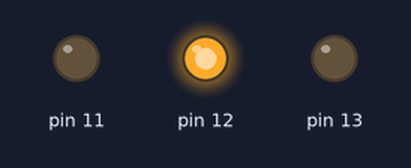
Simulated run of this sketch. Board: Arduino Uno, built with avr-gcc and run on an emulated ATmega328P. Shown: output pins drawn as LEDs (lit = HIGH).

Above: at 0.5 s.
At 2.5 s:
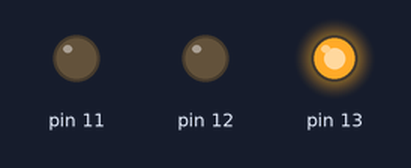
At 3.5 s:
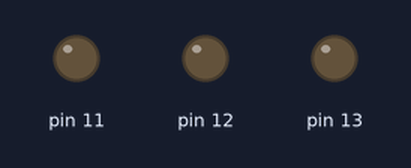
Timing chart, 0 to 5.2 s (numbered marks = the images above):
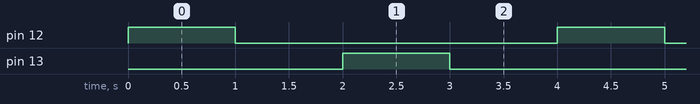

Measured:
- by itself, pin 12, pin 13: alternates HIGH for 1.0 s and LOW for 3.0 s
- by itself, everything shown: repeats every 4.0 s, in 4 steps

The sketch:

SIK_HBridge_Custom_Functions.ino
```cpp
//setup runs once on powe up
void setup()
{
  //pin 11 as enable pin
  pinMode(11,OUTPUT);
  //pins 12 and 13 as direction logic pins
  pinMode(12,OUTPUT);
  pinMode(13,OUTPUT);
}

//loop runs over and over again
void loop()
{
	//forward for 1 second
	forward(1000);
	//brake for 1 second
	brake(1000);
	//reverse for 1 second
	reverse(1000);
	//brake for 1 second
	brake(1000);

}

//custom functions are set up similar to your setup or loop functions.
//they have the data type that they return, in this case all void, which
//means they return nothing. They then have a name of the function and a
//set of parenthesis. The parameters inside of the parenthesis have a given
//data type and a name. You can then use that as a local variable within your
//custom function.

//to use a custom function you can then call it within your setup or loop functions
//and pass it whatever parameters that you have setup. In the example of the
//brake function you pass it a wait time which is then passed to the delay function.

//create a brake function with 1 parameter of wait
void brake(int wait)
{
  //pull both logic pins low to brake
  digitalWrite(12,LOW);
  digitalWrite(13,LOW);
  //wait for "wait" amount of time which is passed to the brake function as a
  //paramter
  delay(wait);
}

//create a forward function with 1 parameter of time
void forward(int time)
{
  //write digital logic for motor forward
  digitalWrite(12,HIGH);
  digitalWrite(13,LOW);
  // delay for "time" amount of milliseconds
  delay(time);
}

//create a custom reverse function
void reverse(int time)
{
  //write digital logic for reverse
  digitalWrite(12,LOW);
  digitalWrite(13,HIGH);
  //delay amount of "time" in milliseconds
  delay(time);
}
```
